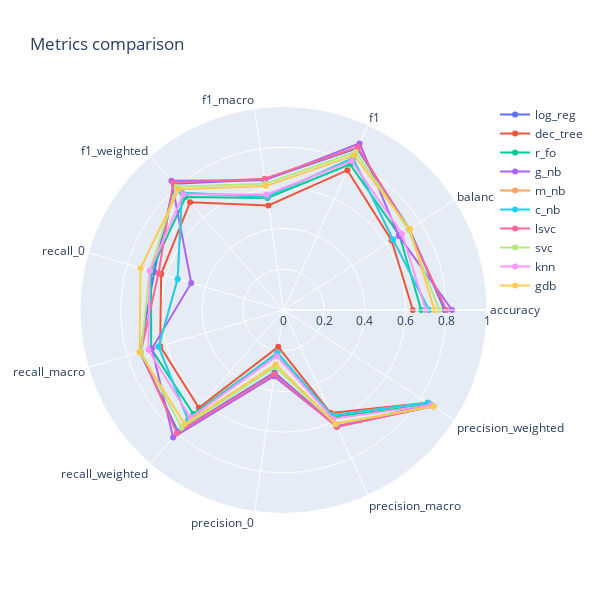

Notebook code cell kept with this figure:
### Markdown cell above
### Datavisualization

### Code cell
# Comparison of metrics scores
data = df_m.iloc[:,:-2]  # to skip time_train and time_predict
plot_radar_mult(data)

### Figure 1 — Plotly figure (JSON) as saved in the notebook; plotly's stock layout.template omitted (floating-point values rounded to 4 significant figures)
{"data": [{"name": "log_reg", "r": [0.7918, 0.7354, 0.873, 0.6477, 0.8212, 0.6622, 0.7354, 0.7918, 0.3102, 0.6293, 0.8751], "theta": ["accuracy", "balanced_accuracy", "f1", "f1_macro", "f1_weighted", "recall_0", "recall_macro", "recall_weighted", "precision_0", "precision_macro", "precision_weighted"], "type": "scatterpolar"}, {"name": "dec_tree", "r": [0.6353, 0.6316, 0.7554, 0.5194, 0.7011, 0.6267, 0.6316, 0.6353, 0.183, 0.5561, 0.8433], "theta": ["accuracy", "balanced_accuracy", "f1", "f1_macro", "f1_weighted", "recall_0", "recall_macro", "recall_weighted", "precision_0", "precision_macro", "precision_weighted"], "type": "scatterpolar"}, {"name": "r_fo", "r": [0.6767, 0.6775, 0.7874, 0.5565, 0.7343, 0.6785, 0.6775, 0.6767, 0.2142, 0.578, 0.8581], "theta": ["accuracy", "balanced_accuracy", "f1", "f1_macro", "f1_weighted", "recall_0", "recall_macro", "recall_weighted", "precision_0", "precision_macro", "precision_weighted"], "type": "scatterpolar"}, {"name": "g_nb", "r": [0.8282, 0.6735, 0.9001, 0.6439, 0.8411, 0.4726, 0.6735, 0.8282, 0.3285, 0.6279, 0.8584], "theta": ["accuracy", "balanced_accuracy", "f1", "f1_macro", "f1_weighted", "recall_0", "recall_macro", "recall_weighted", "precision_0", "precision_macro", "precision_weighted"], "type": "scatterpolar"}, {"name": "m_nb", "r": [0.7152, 0.64, 0.821, 0.5628, 0.7616, 0.5422, 0.64, 0.7152, 0.2118, 0.5686, 0.8433], "theta": ["accuracy", "balanced_accuracy", "f1", "f1_macro", "f1_weighted", "recall_0", "recall_macro", "recall_weighted", "precision_0", "precision_macro", "precision_weighted"], "type": "scatterpolar"}, {"name": "c_nb", "r": [0.7152, 0.64, 0.821, 0.5628, 0.7616, 0.5422, 0.64, 0.7152, 0.2118, 0.5686, 0.8433], "theta": ["accuracy", "balanced_accuracy", "f1", "f1_macro", "f1_weighted", "recall_0", "recall_macro", "recall_weighted", "precision_0", "precision_macro", "precision_weighted"], "type": "scatterpolar"}, {"name": "lsvc", "r": [0.8003, 0.7306, 0.8792, 0.6518, 0.8269, 0.64, 0.7306, 0.8003, 0.3174, 0.6317, 0.8738], "theta": ["accuracy", "balanced_accuracy", "f1", "f1_macro", "f1_weighted", "recall_0", "recall_macro", "recall_weighted", "precision_0", "precision_macro", "precision_weighted"], "type": "scatterpolar"}, {"name": "svc", "r": [0.7648, 0.7299, 0.8537, 0.6274, 0.8016, 0.6844, 0.7299, 0.7648, 0.2836, 0.6167, 0.8731], "theta": ["accuracy", "balanced_accuracy", "f1", "f1_macro", "f1_weighted", "recall_0", "recall_macro", "recall_weighted", "precision_0", "precision_macro", "precision_weighted"], "type": "scatterpolar"}, {"name": "knn", "r": [0.6989, 0.6926, 0.8046, 0.574, 0.7516, 0.6844, 0.6926, 0.6989, 0.2292, 0.5869, 0.8624], "theta": ["accuracy", "balanced_accuracy", "f1", "f1_macro", "f1_weighted", "recall_0", "recall_macro", "recall_weighted", "precision_0", "precision_macro", "precision_weighted"], "type": "scatterpolar"}, {"name": "gdb", "r": [0.7415, 0.7373, 0.8357, 0.615, 0.7849, 0.7319, 0.7373, 0.7415, 0.2699, 0.6126, 0.8764], "theta": ["accuracy", "balanced_accuracy", "f1", "f1_macro", "f1_weighted", "recall_0", "recall_macro", "recall_weighted", "precision_0", "precision_macro", "precision_weighted"], "type": "scatterpolar"}], "layout": {"height": 600, "polar": {"radialaxis": {"range": [0, 1], "visible": true}}, "showlegend": true, "title": {"text": "Metrics comparison"}, "width": 600}}
